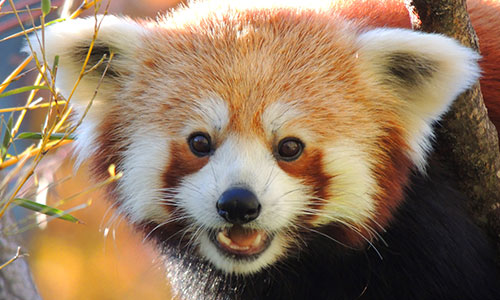
#> input picture images/red_panda.jpg, 500 x 300 px
$ python '21_ Geometric_Transformations_using_Image.py'
#> lines starting #> are read from the running program, lines starting #| are printed output that depends on the picture
import cv2
import numpy as np

img = cv2.imread("./images/red_panda.jpg")
#> img is the input picture: shape (300, 500, 3); mean B, G, R 96.8, 121.6, 146.7
rows, cols, ch = img.shape
#> rows = 300; cols = 500; ch = 3
print("Height: ", rows)
#| Height:  300
print("Width: ", cols)
#| Width:  500

scaled_img = cv2.resize(img, None, fx=1/2, fy=1/2)
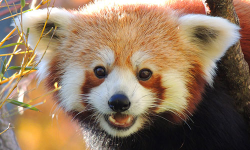
#> scaled_img: shape (150, 250, 3); mean B, G, R 96.9, 121.8, 146.8
matrix_t = np.float32([[1, 0, -100], [0, 1, -30]])
translated_img = cv2.warpAffine(img, matrix_t, (cols, rows))
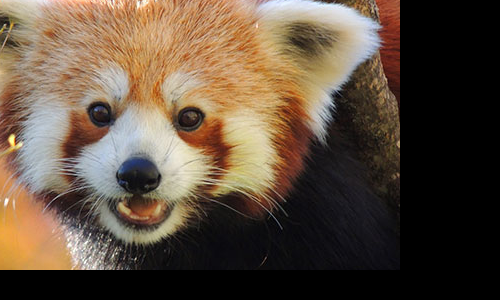
#> translated_img: shape (300, 500, 3); mean B, G, R 62.5, 78.3, 94.8
matrix_r = cv2.getRotationMatrix2D((cols / 2, rows / 2), 90, 0.5)
rotated_img = cv2.warpAffine(img, matrix_r, (cols, rows))
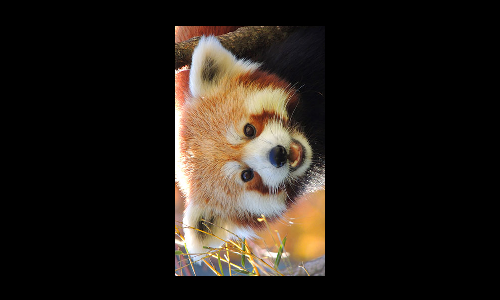
#> rotated_img: shape (300, 500, 3); mean B, G, R 24.3, 30.5, 36.7


cv2.imshow("Original image", img)
cv2.imshow("Scaled image", scaled_img)
cv2.imshow("Translated image", translated_img)
cv2.imshow("Rotated image", rotated_img)
cv2.waitKey(0)
cv2.destroyAllWindows()
